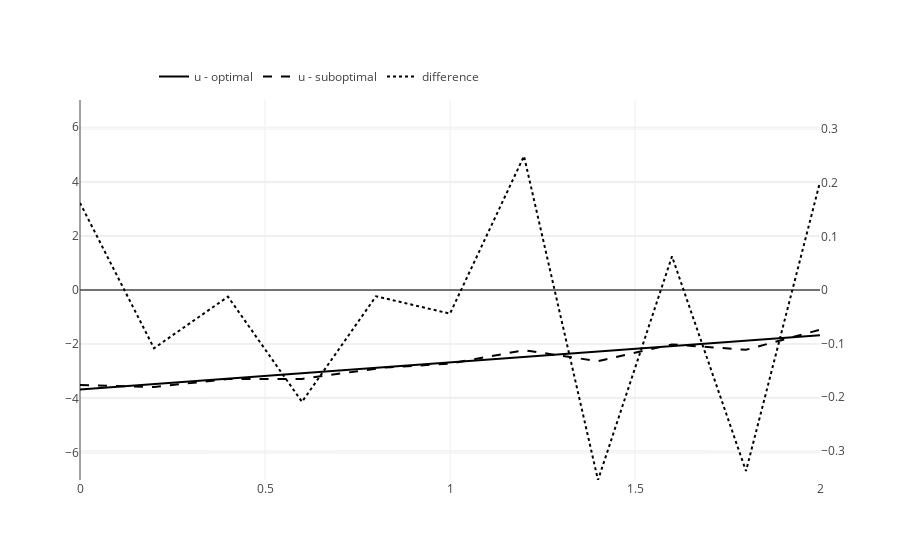

The notebook cell this image was saved under:
### Code cell
iplot(
    go.Figure(
        data=[
            fig_optimal_control,
            fig_suboptimal_control,
            fig_difference_control
        ],
        layout=go.Layout(
            legend=dict(orientation="h", x=0.1, y=1.1),
            xaxis=dict(
                range=(optimal_model.t0, optimal_model.t1)
            ),
            yaxis1=dict(
                range=(-7, 7)
            ),
            yaxis2=dict(
                range=(-max_dif, max_dif),
                overlaying="y1",
                side="right"
            )
        )
    )
)
